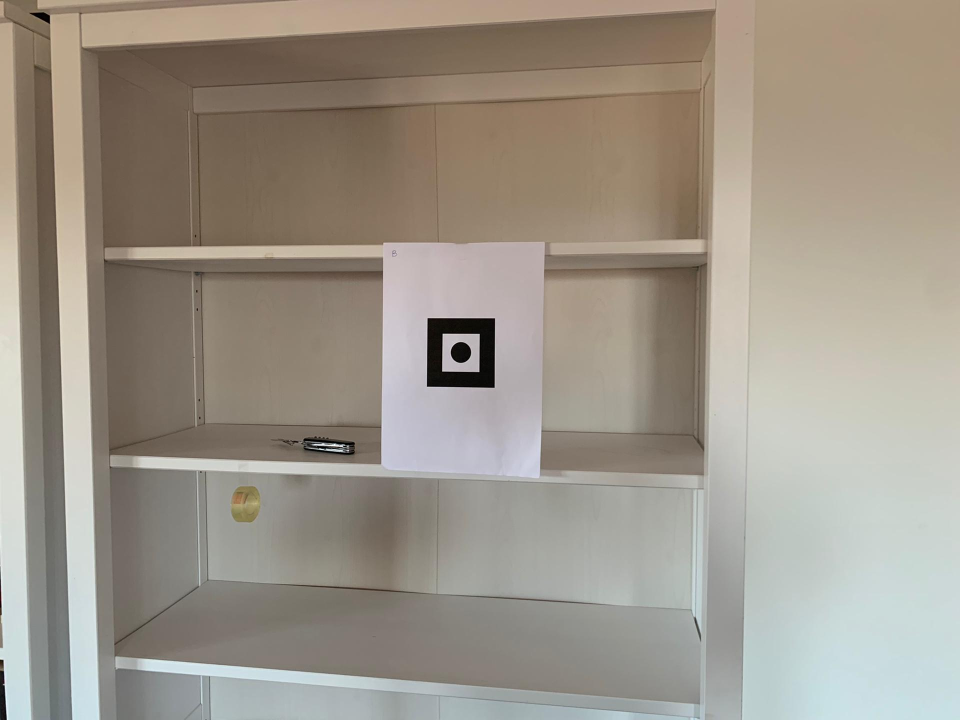
#> input picture vision/Fiduciary_Markers/Markers_Novos/B1.jpeg, 1920 x 1440 px, found by its file name (shown at 1/2 size)
$ python markerB.py
#> lines starting #> are read from the running program, lines starting #| are printed output that depends on the picture; after the words box and inside, x2 and y2 are one past the last pixel; in counts of white or black regions, pixels touching at a corner belong together
import cv2 as cv
import sys
import numpy as np
from numpy.linalg import norm
from operator import itemgetter, attrgetter
import cv2.aruco as aruco


#function that calculates the sum of angles of a 4 line object
def quad_sum(cnt):
    sum_angles = 0

    p1 = np.array([cnt[0][0], cnt[0][1]])
    p2 = np.array([cnt[1][0], cnt[1][1]])
    p3 = np.array([cnt[2][0], cnt[2][1]])
    p4 = np.array([cnt[3][0], cnt[3][1]])

    p12 = p1-p2
    p23 = p2-p3
    p34 = p3-p4
    p41 = p4-p1

    cosine_angle1 = np.dot(p12, p23) / (np.linalg.norm(p12) * np.linalg.norm(p23))
    angle1 = np.degrees(np.arccos(cosine_angle1))

    cosine_angle2 = np.dot(p23, p34) / (np.linalg.norm(p23) * np.linalg.norm(p34))
    angle2 = np.degrees(np.arccos(cosine_angle2))

    cosine_angle3 = np.dot(p34, p41) / (np.linalg.norm(p34) * np.linalg.norm(p41))
    angle3 = np.degrees(np.arccos(cosine_angle3))

    cosine_angle4 = np.dot(p41, p12) / (np.linalg.norm(p41) * np.linalg.norm(p12))
    angle4 = np.degrees(np.arccos(cosine_angle4))

    sum_angles = angle1+angle2+angle3+angle4
    return sum_angles


#function that performs non-maximum supression
def non_max_supression(boxes, overlapThresh):
    i = len(boxes)-1

    if i > 1:
        while i > 0:
            last = i - 1

            areaLast = boxes[last][4]
            areaNew = boxes[i][4]

            overlap = np.minimum(areaNew/areaLast, areaLast/areaNew)

            if overlap > overlapThresh:
                del boxes[i]

            i = i-1

    return boxes

#function that checks if there are three shapes in a row
def match_templates(patches):
    findMatch = 0
    for i in range(len(patches)-1):
        nextI = i+1
        patch = cv.cvtColor(patches[i], cv.COLOR_BGR2GRAY)
        patchNext = cv.cvtColor(patches[nextI], cv.COLOR_BGR2GRAY)
        try:
            match = cv.matchTemplate(patchNext, patch, cv.TM_CCOEFF_NORMED)
            if (len(match) != 0):
                findMatch = findMatch+1
            else:
                findMatch = 0
            if findMatch == 1:#it should be number of objects-1
                cv.imshow("a", patch)
                cv.imshow("b", patchNext)
                return 1, i,
        except:
            print("An exception ocurred")
    return 0, 0


def compare_distances(cnt):
    try:
        p1 = np.array([cnt[0][0], cnt[0][1]])
        p2 = np.array([cnt[1][0], cnt[1][1]])
        p3 = np.array([cnt[2][0], cnt[2][1]])
        p4 = np.array([cnt[3][0], cnt[3][1]])
    except:
        result = False
        return result

    p12 = norm(p1-p2)
    p23 = norm(p2-p3)
    p34 = norm(p3-p4)
    p41 = norm(p4-p1)

    minimum_dist = min(p12, p23, p34, p41)
    maximum_dist = max(p12, p23, p34, p41)

    if minimum_dist / maximum_dist > 0.8:
        result = True
    else:
        result = False

    return result

def match_warped(squares, image):
    markers = []
    k = 0
    for i in range(len(squares)):
        contours = squares[i][6]
        #patch =  image[(squares[i][1]):(squares[i][1]+squares[i][3]), (squares[i][0]):(squares[i][0]+squares[i][2])]
        #contours, hierarchy = cv.findContours(patch, cv.RETR_LIST, cv.CHAIN_APPROX_NONE)
        draw2 = np.zeros((squares[i][5].shape[0], squares[i][5].shape[1], 3), dtype=np.uint8)
        #draw2 = np.zeros((patch.shape[0], patch.shape[1], 3), dtype=np.uint8)
        #cv.drawContours(draw2, contours, i, (0,255,0), 1, cv.LINE_8, hierarchy)
        #cv.imshow("Patch", draw2)
        for cnt in contours:
            cnt_len = cv.arcLength(cnt, True)
            cnt = cv.approxPolyDP(cnt, 0.03*cnt_len, True)


            if len(cnt) == 4 and cv.isContourConvex(cnt):
                    cnt = cnt.reshape(-1, 2)
                    issquare = compare_distances(cnt)
                    if not(issquare):
                        continue

                    # [7 lines of commented-out code are left out]

                    sumAngles = quad_sum(cnt)
                    if sumAngles != 360:
                        continue

                    x,y,w,h = cv.boundingRect(cnt)

                    if x<0.2*squares[i][5].shape[0] or y<0.2*squares[i][5].shape[1]:
                        continue


                    draw = np.zeros((squares[i][5].shape[0], squares[i][5].shape[1], 3), dtype=np.uint8)
                    #cv.rectangle(squares[i][5], (x,y), (x+w,y+h), (0,255,0),1)

                    patch = squares[i][5][x:x+w, y:y+h]
                    #patch_medio = patch[x:x+w, y:y+h]

                    #cv.imshow("path",patch)


                    cv.imshow("waq", squares[i][5])
                    #cv.waitKey(0)
                    #cv.destroyWindow('desenh')
                    #patch = cv.cvtColor(patch, cv.COLOR_BGR2GRAY)
                    try:
                        patch = cv.GaussianBlur(patch, (5,5), 0)

                        circles = cv.HoughCircles(patch, method=cv.HOUGH_GRADIENT, dp=1, minDist=1, param1=1, param2=1, minRadius=0)

                        if (circles is not None):
                            print("FOUND")
                            markers.append(squares[i])
                    except:
                        print("error")
                    """
                    contoursT, _ = cv.findContours(patch, cv.RETR_TREE, cv.CHAIN_APPROX_SIMPLE)
                    for cntT in contoursT:
                        cntT_len = cv.arcLength(cntT, True)
                        cntT = cv.approxPolyDP(cntT, 0.02*cntT_len, True)
                        cntT = cntT.reshape(-1, 2)

                        #if len(cntT) == 4:
                        for point in cntT:
                            draw2 = cv.circle(draw2,  (point[0], point[1]), radius = 2, color = (0,255,0), thickness = -1)

                        issquare = compare_distances(cntT)
                        if len(cntT) == 3 or not(issquare):# and cv.countourArea(cnt) > 200:
                            markers.append(squares[i])
                    cv.imshow("desenh", draw2)
                    """
        k = k+1
    return markers
def order_points(pts):
	# initialzie a list of coordinates that will be ordered
	# such that the first entry in the list is the top-left,
	# the second entry is the top-right, the third is the
	# bottom-right, and the fourth is the bottom-left
	rect = np.zeros((4, 2), dtype = "float32")
	# the top-left point will have the smallest sum, whereas
	# the bottom-right point will have the largest sum
	s = pts.sum(axis = 1)
	rect[0] = pts[np.argmin(s)]
	rect[2] = pts[np.argmax(s)]
	# now, compute the difference between the points, the
	# top-right point will have the smallest difference,
	# whereas the bottom-left will have the largest difference
	diff = np.diff(pts, axis = 1)
	rect[1] = pts[np.argmin(diff)]
	rect[3] = pts[np.argmax(diff)]
	# return the ordered coordinates
	return rect


def four_point_transform(image, pts):
	# obtain a consistent order of the points and unpack them
	# individually
	rect = order_points(pts)
	(tl, tr, br, bl) = rect
	# compute the width of the new image, which will be the
	# maximum distance between bottom-right and bottom-left
	# x-coordiates or the top-right and top-left x-coordinates
	widthA = np.sqrt(((br[0] - bl[0]) ** 2) + ((br[1] - bl[1]) ** 2))
	widthB = np.sqrt(((tr[0] - tl[0]) ** 2) + ((tr[1] - tl[1]) ** 2))
	maxWidth = max(int(widthA), int(widthB))
	# compute the height of the new image, which will be the
	# maximum distance between the top-right and bottom-right
	# y-coordinates or the top-left and bottom-left y-coordinates
	heightA = np.sqrt(((tr[0] - br[0]) ** 2) + ((tr[1] - br[1]) ** 2))
	heightB = np.sqrt(((tl[0] - bl[0]) ** 2) + ((tl[1] - bl[1]) ** 2))
	maxHeight = max(int(heightA), int(heightB))
	# now that we have the dimensions of the new image, construct
	# the set of destination points to obtain a "birds eye view",
	# (i.e. top-down view) of the image, again specifying points
	# in the top-left, top-right, bottom-right, and bottom-left
	# order
	dst = np.array([
		[0, 0],
		[maxWidth - 1, 0],
		[maxWidth - 1, maxHeight - 1],
		[0, maxHeight - 1]], dtype = "float32")
	# compute the perspective transform matrix and then apply it
	M = cv.getPerspectiveTransform(rect, dst)
	warped = cv.warpPerspective(image, M, (maxWidth, maxHeight))
	# return the warped image
	return warped

#####################################################################
img_markers = []
name = "markers/Markers_Novos/"  #PUT NAME OF IMAGE HERE
img_markers.append(cv.imread(name + "B1.jpeg"))
img_markers.append(cv.imread(name + "B2.jpeg"))
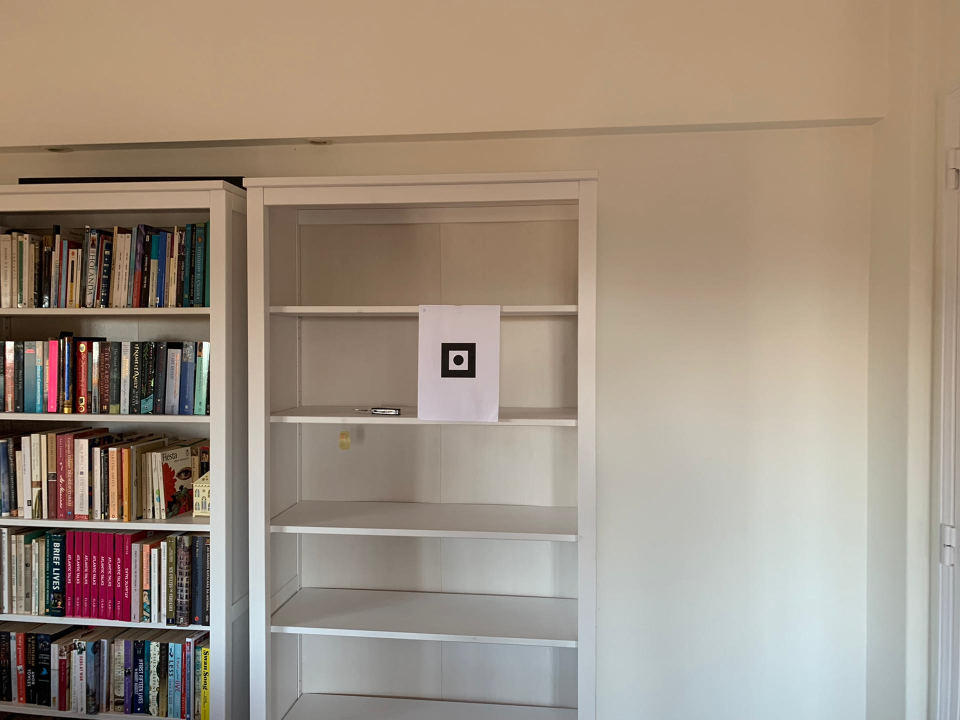
#> input picture vision/Fiduciary_Markers/Markers_Novos/B2.jpeg, 1920 x 1440 px, found by its file name (shown at 1/2 size)
img_markers.append(cv.imread(name + "B3.jpeg"))
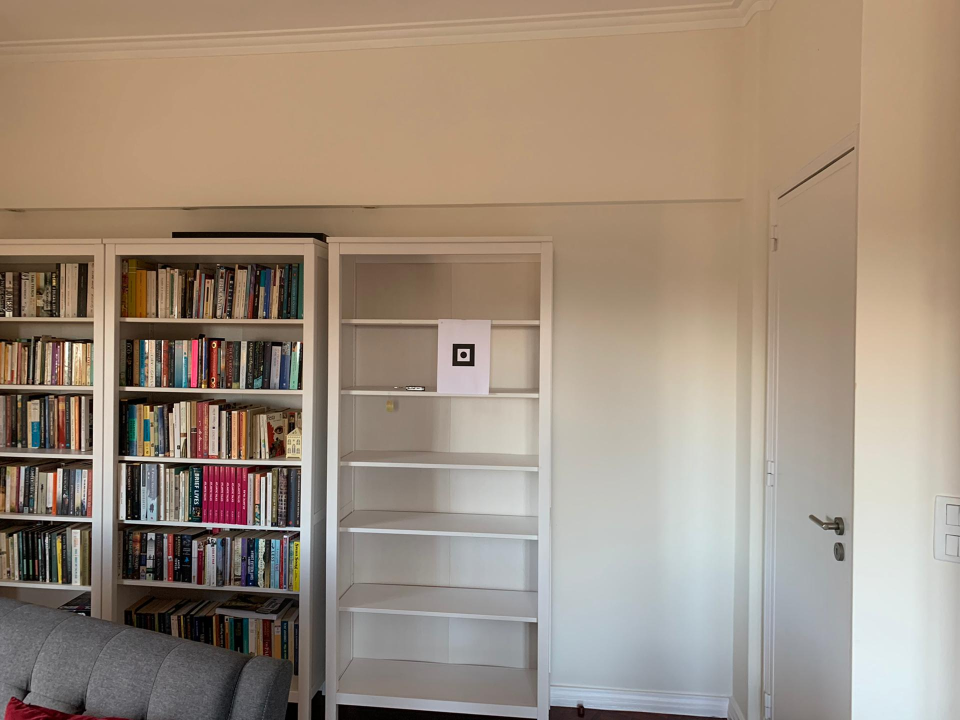
#> input picture vision/Fiduciary_Markers/Markers_Novos/B3.jpeg, 1920 x 1440 px, found by its file name (shown at 1/2 size)
img_markers.append(cv.imread(name + "B4.jpeg"))
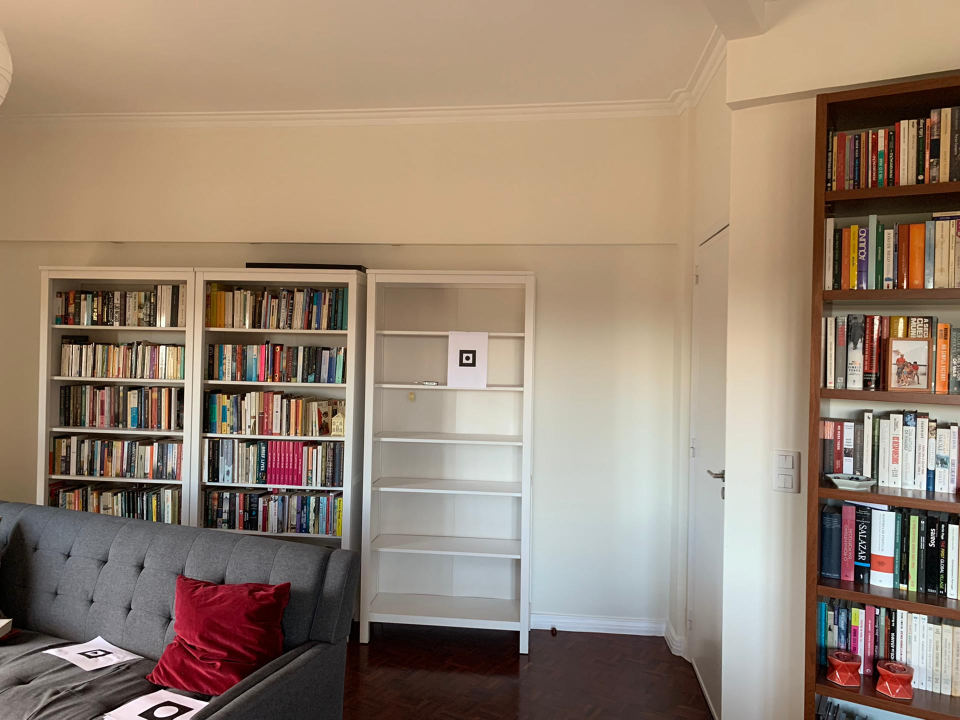
#> input picture vision/Fiduciary_Markers/Markers_Novos/B4.jpeg, 1920 x 1440 px, found by its file name (shown at 1/2 size)
img_markers.append(cv.imread(name + "B5.jpeg"))
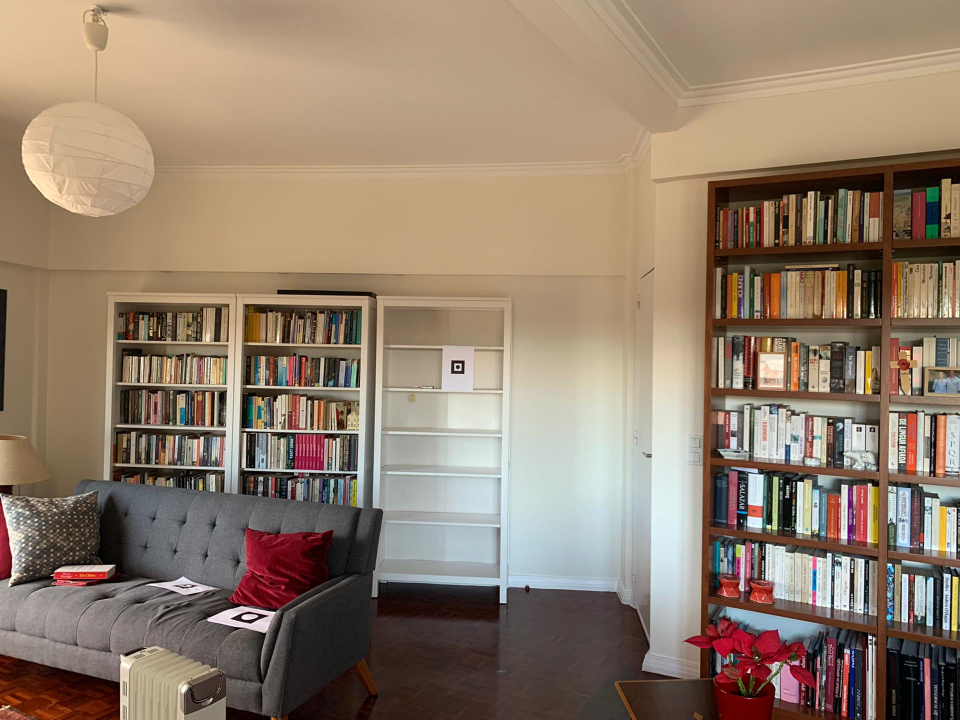
#> input picture vision/Fiduciary_Markers/Markers_Novos/B5.jpeg, 1920 x 1440 px, found by its file name (shown at 1/2 size)
found = []

#parameters initialization
minPerimeterRate = 0.03
maxPerimeterRate = 4
minCornerDistanceRate = 0.05
minPerimeterPixels = minPerimeterRate * np.maximum(img_markers[0].shape[0], img_markers[0].shape[1])
#> minPerimeterPixels = 57.6
maxPerimeterPixels = maxPerimeterRate * np.maximum(img_markers[0].shape[0], img_markers[0].shape[1])
#> maxPerimeterPixels = 7680
parameters = aruco.DetectorParameters_create() ##S
minDistanceToBorder = parameters.minDistanceToBorder
minDistSq = np.maximum(img_markers[0].shape[0], img_markers[0].shape[1]) * np.maximum(img_markers[0].shape[0], img_markers[0].shape[1])
#> minDistSq = 3686400

color = (0,255,0)


for i in range(5):
    #grayscale

    img = img_markers[i]

    #resize imagem
    scale_percent = 40 # percent of original size
    width = int(img.shape[1] * scale_percent / 100)
    height = int(img.shape[0] * scale_percent / 100)
    dim = (width, height)
    img = cv.resize(img, dim)

    gray = cv.cvtColor(img, cv.COLOR_BGR2GRAY)

    #canny
    canny = cv.Canny(gray, 255/3, 255)

    #countours
    contours, hierarchy = cv.findContours(canny, cv.RETR_TREE, cv.CHAIN_APPROX_SIMPLE)
    # Draw contours
    drawing = np.zeros((canny.shape[0], canny.shape[1], 3), dtype=np.uint8)
    for i in range(len(contours)):
        color = (0, 255, 0)
        cv.drawContours(drawing, contours, i, color, 1, cv.LINE_8, hierarchy, 0)
    # Show in a window
    cv.imshow('Contours', drawing)

    squares = []
    circles = []
    angle = 0
    for cnt in contours:
        cnt_len = cv.arcLength(cnt, True)
        cnt = cv.approxPolyDP(cnt, 0.02*cnt_len, True)
        if len(cnt) == 4  and cv.contourArea(cnt)>200 and cv.isContourConvex(cnt):
            cnt = cnt.reshape(-1, 2)
            approxCurve = cnt
            sum_angles = quad_sum(cnt)
            minCornerDistancePixels = len(cnt) * minCornerDistanceRate

            for j in range(0,4):
                d = (approxCurve[j][0] - approxCurve[(j + 1)%4][0]) * (approxCurve[j][0] - approxCurve[(j + 1)%4][0]) + (approxCurve[j][1] - approxCurve[(j + 1)%4][1]) * (approxCurve[j][1] - approxCurve[(j + 1)%4][1])
                minDistSq = min(minDistSq, d)

            if sum_angles == 360 and minDistSq >= minCornerDistancePixels * minCornerDistancePixels:
                tooNearBorder = False
                for j in range(4):
                    if(approxCurve[j][0] < minDistanceToBorder or approxCurve[j][1] < minDistanceToBorder or approxCurve[j][0] > canny.shape[0] - 1 - minDistanceToBorder or approxCurve[j][1] > canny.shape[1] - 1 - minDistanceToBorder):
                        tooNearBorder = True

                if(tooNearBorder): continue
                x,y,w,h = cv.boundingRect(cnt)
                area = cv.contourArea(cnt)


                candidate_corner = []
                warped =[]
                for j in range(4):
                    candidate_corner.append([approxCurve[j][0], approxCurve[j][1]])

                candidate_corner = np.array(candidate_corner)
                candidate_corner = order_points(candidate_corner)
                warped = four_point_transform(gray, candidate_corner)
                _, warped = cv.threshold(warped, 125, 255, cv.THRESH_BINARY | cv.THRESH_OTSU)
                drawing3 = np.zeros((warped.shape[0], warped.shape[1], 3), dtype=np.uint8)
                contour_warped, _ = cv.findContours(warped, cv.RETR_LIST, cv.CHAIN_APPROX_NONE)

                a = (x,y,w,h, area, warped, contour_warped)
                squares.append(a)
                for k in range(len(contour_warped)):

                    cv.drawContours(drawing3, contour_warped, k, color, 1, cv.LINE_8)

                cv.imshow("draw3", warped)


        """
        if len(cnt) == 3:# and cv.countourArea(cnt) > 200:
            xt,yt,wt,ht = cv.boundingRect(cnt)
            areat = cv.contourArea(cnt)
            b = (xt,yt,wt,ht, areat)
            triangles.append(b)
        """

    #sorts every square and triangle, from smaller to bigger
    squares = sorted(squares, key=itemgetter(4))
    #triangles = sorted(triangles, key=itemgetter(4))

    #performs non maximum supression
    squares = non_max_supression(squares, 0.5)
    #triangles = non_max_supression(triangles, 0.5)

    markers = match_warped(squares, gray)

    if len(markers) > 0:
        found.append(1)
    else:
        found.append(0)

    cv.waitKey(0)
    cv.destroyAllWindows()
#> this loop made 5 passes
#> pass 1, `canny = cv.Canny(gray, 255/3, 255)`:
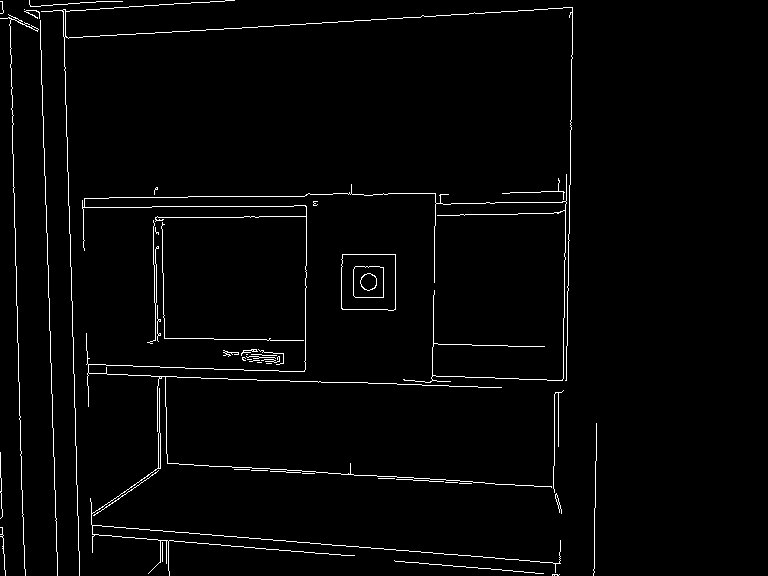
#> canny: shape (576, 768); 2.1% white in thin lines or dots, all inside (x1, y1, x2, y2) = (0, 0, 597, 576)
#> after the loop: canny: shape (576, 768); 8.9% white in thin lines or dots
#> after the loop:
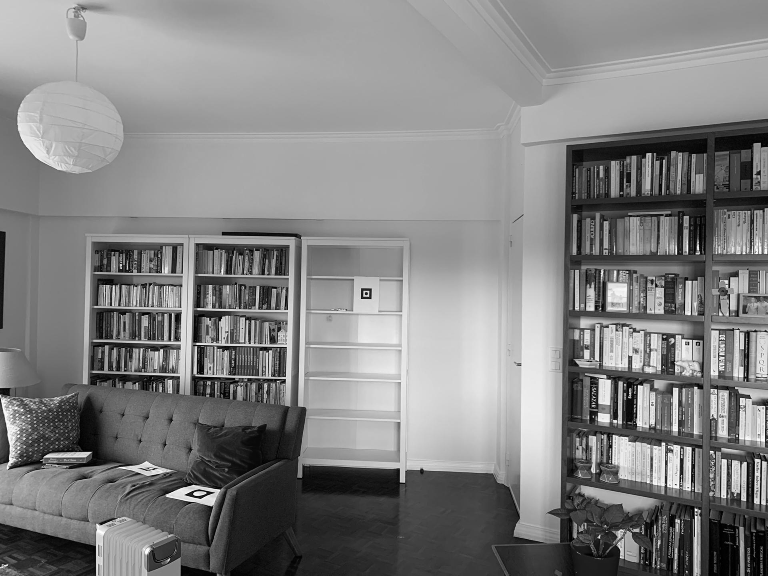
#> gray: shape (576, 768); min 0, max 254, mean 130.4
#> after the loop:
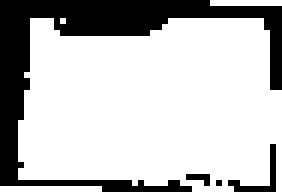
#> warped: shape (32, 47) (shown 6 times larger); 74.9% white; 4 black regions (3 under 20 px)
#> after the loop, a = 7 items; approxCurve = [[306, 278], [352, 278], [353, 310], [306, 310]]; area = 1488; candidate_corner = [[306, 278], [352, 278], [353, 310], [306, 310]]; cnt = [[69, 8], [70, 7], [72, 7], [73, 8], [72, 9], [70, 9]]; contour_warped = 6 contours, 5 with area under 20; largest, box (x1, y1, x2, y2) and area: (3, 3, 47, 32) 1025; d = 1024; found = [0, 0, 1, 0, 0]; h = 33; minCornerDistancePixels = 0.2; minDistSq = 13; sum_angles = 360; tooNearBorder = False; w = 48; x = 306; y = 278


np.savetxt('Marker_B.txt', found)
